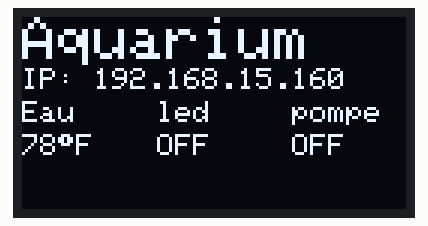
The program below on a simulated ESP32. Shown: 128×64 one-colour display.

Above: at 2.1 s.

The program:

main.cpp
```cpp
#include <Adafruit_GFX.h>
#include <Adafruit_SSD1306.h>
#include <Adafruit_I2CDevice.h>
#include <Wire.h>

#define SCREEN_WIDTH 128 // OLED display largeur, en pixels
#define SCREEN_HEIGHT 64 // OLED display hauteur, en pixels
// Declaration pour un SSD1306 display connecté en I2C (SDA, SCL pins)
#define OLED_RESET     -1 // Reset pin #
Adafruit_SSD1306 display(SCREEN_WIDTH, SCREEN_HEIGHT, &Wire, OLED_RESET);

void setup() {
  //----------------------------------------------------TEXTE
  Serial.begin(9600);
  if(!display.begin(SSD1306_SWITCHCAPVCC, 0x3C)) {
    Serial.println(F("SSD1306 allocation failed"));
    for(;;);
  }
  //délai de 2 secondes
  delay(2000);
  //reset du display
  display.clearDisplay();
  //grosseur du texte
  display.setTextSize(2);
  //couleur du texte
  display.setTextColor(WHITE);
  //Permet de déplacer le curseur pour afficher le texte à l'endroit voulu
  display.setCursor(0, 0);
  //Permet d'écrire du texte sur l'écran OLED
  display.println("Aquarium");
  display.setCursor(0, 17);
  display.setTextSize(1);
  display.println("IP: 192.168.15.160");
  display.setCursor(0, 28);
  display.println("Eau");
  display.setCursor(45, 28);
  display.println("led");
  display.setCursor(90, 28);
  display.println("pompe");
  display.setCursor(0, 39);
  //print seul permet d'écrire sur une même ligne
  display.print("78");
  display.print((char)247);
  display.println("F");
  display.setCursor(45, 39);
  display.println("OFF");
  display.setCursor(90, 39);
  display.println("OFF");
  //Permet d'afficher le texte sur l'écran OLED
  display.display();
}

void loop() {
  // put your main code here, to run repeatedly:
}
```
